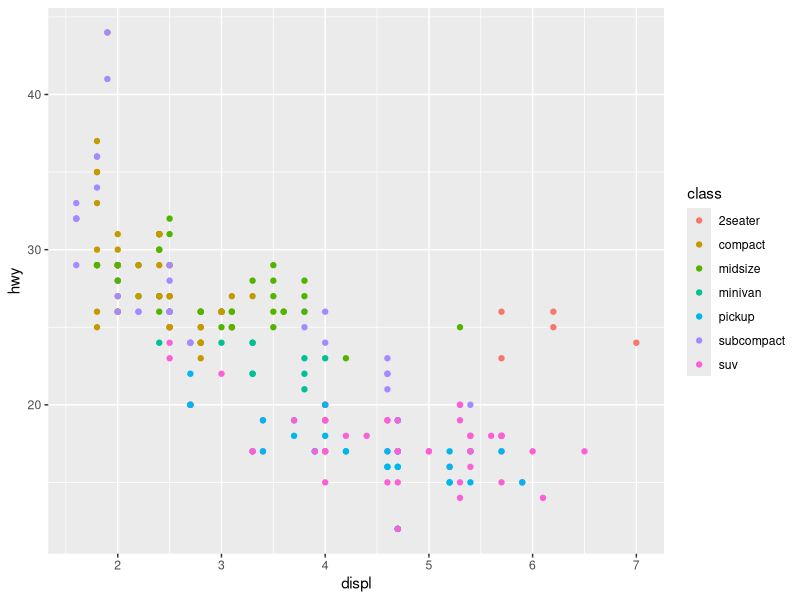
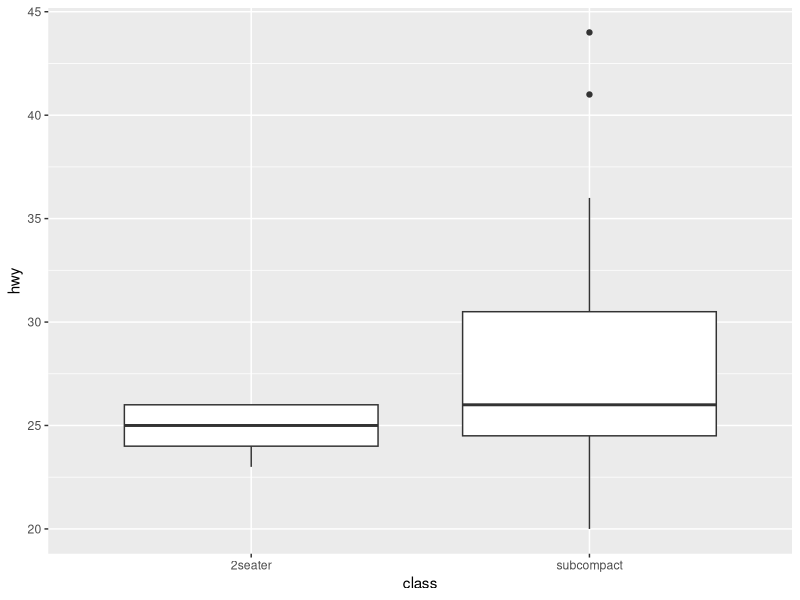
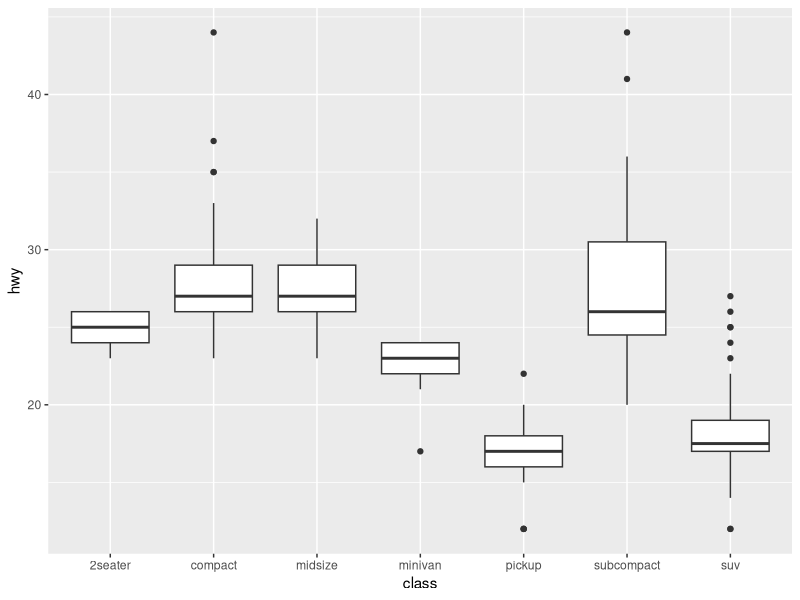
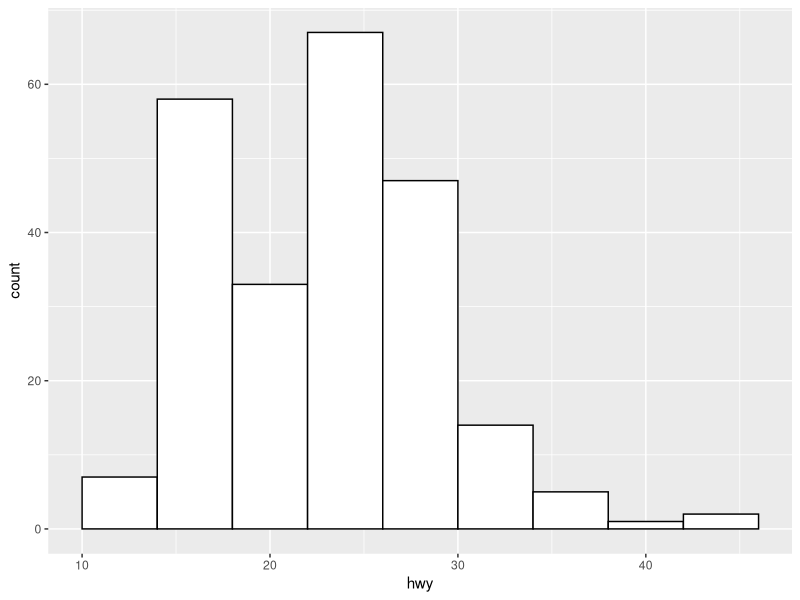

Reproduce these figures in R, in order.
## ---- chunk 1
library(tidyverse)
## ---- chunk 2
head(mpg)
## ---- chunk 3
ggplot(mpg, aes(displ, hwy, colour = class)) + 
  geom_point()
## ---- chunk 4
mpg_2seater_subcompact <- filter(mpg, class == "2seater" | class == "subcompact")
## ---- chunk 5
ggplot(mpg_2seater_subcompact, aes(x = class, y = hwy)) + geom_boxplot()
## ---- chunk 6
ggplot(mpg, aes(x = class, y = hwy)) + geom_boxplot()
## ---- chunk 7
ggplot(mpg, aes(x = hwy)) + geom_histogram(bins = 9, color="black", fill="white")
